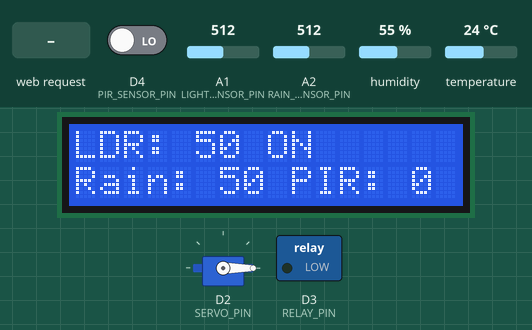
This sketch was run on a simulated Arduino Uno R4 WiFi. On the bench: servo, 16×2 character LCD, switched loads named in the sketch (green lamp = pin HIGH). The inputs (shaded band) are chosen by the test bench; at power-on: A1 (LIGHT_SENSOR_PIN) = 512, D4 (PIR_SENSOR_PIN) LOW, A2 (RAIN_SENSOR_PIN) = 512, humidity 55 %, temperature 24 °C. WiFi joins after 1.5 s; servers stay silent unless stated; web services answer with replies made up by the test bench; what the sketch prints to the serial monitor is not drawn.

Above: at 2.7 s.
2.8 s: A1 (LIGHT_SENSOR_PIN) set to 527
At 3.6 s:
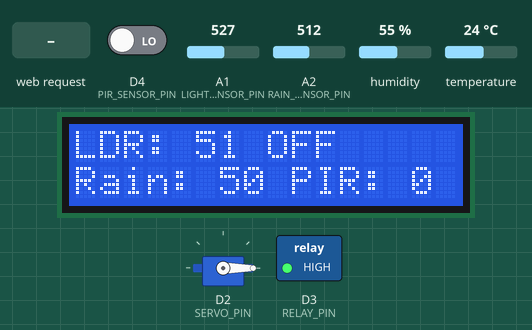
4.7 s: HTTP request GET /toggle_dim received
At 5.7 s:
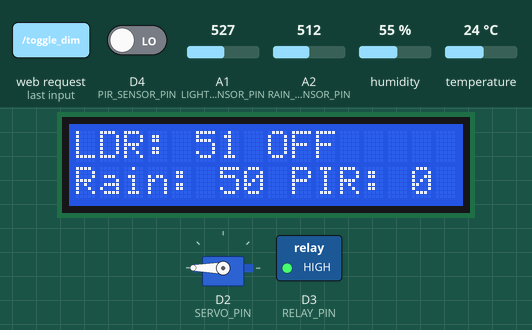
6.8 s: A1 (LIGHT_SENSOR_PIN) set to 502
At 8.0 s:
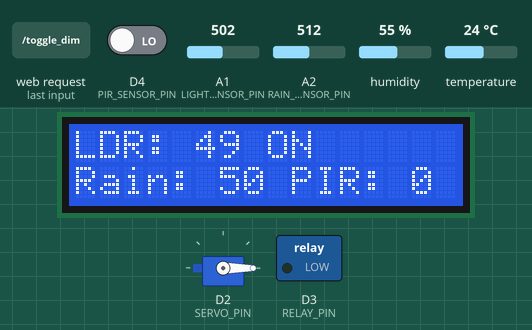
9.2 s: D4 (PIR_SENSOR_PIN) driven HIGH
At 10.2 s:
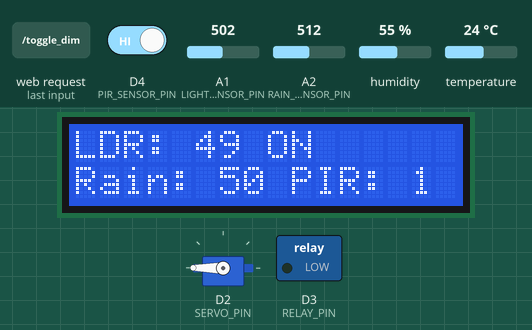
11.4 s: A2 (RAIN_SENSOR_PIN) set to 716
At 13.1 s:
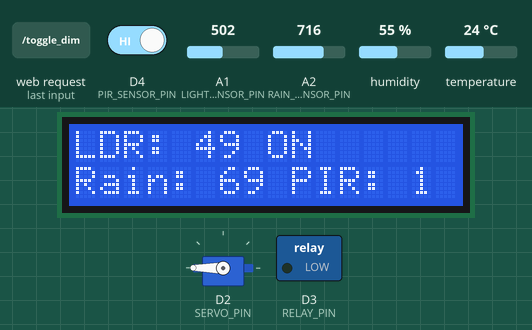
13.4 s: A1 (LIGHT_SENSOR_PIN) set to 522
At 14.0 s:
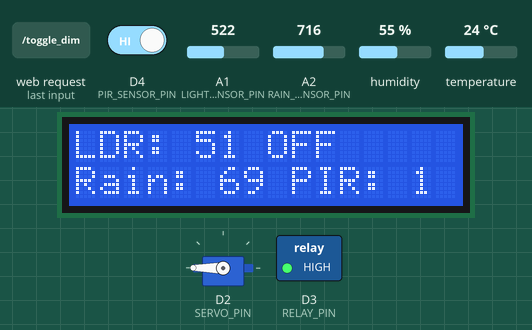
Timing chart, 0 to 16.1 s (numbered marks = the images above; inputs shaded):
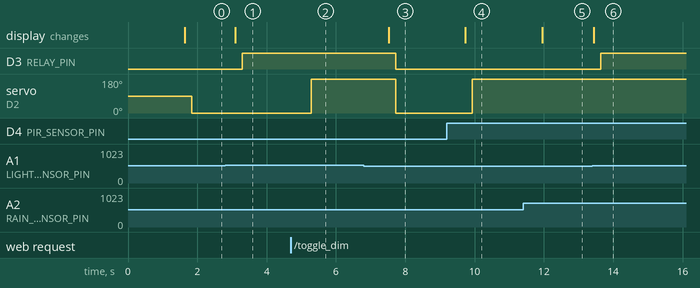

The sketch:

main.ino
```cpp
// Arduino R4 WiFi code final
// created for SSSC Arduino
#include <Wire.h>
#include <LiquidCrystal_I2C.h>
#include "DHT.h"
#include <WiFiS3.h>
#include <ArduinoHttpClient.h>
#include <Servo.h>

#define DHT11PIN 6
#define DHTTYPE DHT11
#define LIGHT_SENSOR_PIN A1
#define SERVO_PIN 2
#define PIR_SENSOR_PIN 4
#define RELAY_PIN 3
#define RAIN_SENSOR_PIN A2

const char* ssid = "Project";
const char* password = "12345678";
const char* thingspeakServer = "api.thingspeak.com";
const String apiKey = "OEL5UOKAN250I5UT";

DHT dht(DHT11PIN, DHTTYPE);
Servo myServo;
LiquidCrystal_I2C lcd(0x27, 16, 2);

WiFiClient wifiClient;
HttpClient httpClient(wifiClient, thingspeakServer, 80);

WiFiServer server(80);

int buttonPin = 2;
int buttonState = 0;
int displayMode = 1;

bool automatedMode = true; // Automated mode by default
bool lightStatus = false; // Light off by default
int servoPosition = 0; // Servo at 0 degrees by default

void setup() {
  Serial.begin(115200);
  pinMode(buttonPin, INPUT_PULLUP);
  pinMode(PIR_SENSOR_PIN, INPUT);
  pinMode(RELAY_PIN, OUTPUT);
  myServo.attach(SERVO_PIN);
  digitalWrite(RELAY_PIN, LOW); // Ensure relay is initially off

  Serial.println("Initializing...");

  WiFi.begin(ssid, password);

  while (WiFi.status() != WL_CONNECTED) {
    delay(1000);
    Serial.println("Connecting to WiFi...");
  }

  dht.begin();
  lcd.init();
  lcd.backlight();
  lcd.clear();
  lcd.setCursor(0, 0);
  lcd.print("Initializing...");

  server.begin();
}

void loop() {
  WiFiClient client = server.available();
  if (client) {
    String request = client.readStringUntil('\r');
    client.flush();

    if (request.indexOf("/toggle_automated") != -1) {
      automatedMode = !automatedMode;
      client.print("HTTP/1.1 200 OK\r\nContent-Type: text/plain\r\n\r\n");
      client.print(automatedMode ? "Manual Mode" : "Automated Mode");
    } else if (request.indexOf("/toggle_light") != -1) {
      lightStatus = !lightStatus;
      digitalWrite(RELAY_PIN, lightStatus ? HIGH : LOW);
      client.print("HTTP/1.1 200 OK\r\nContent-Type: text/plain\r\n\r\n");
      client.print(lightStatus ? "Light OFF" : "Light ON");
    } else if (request.indexOf("/toggle_dim") != -1) {
      servoPosition = (servoPosition == 0) ? 180 : 0;
      myServo.write(servoPosition);
      client.print("HTTP/1.1 200 OK\r\nContent-Type: text/plain\r\n\r\n");
      client.print(servoPosition == 0 ? "Bright" : "Dim");
    } else if (request.indexOf("/get_data") != -1) {
      String jsonData = getData();
      client.print("HTTP/1.1 200 OK\r\nContent-Type: application/json\r\n\r\n");
      client.print(jsonData);
    }

    client.stop();
  }

  buttonState = digitalRead(buttonPin);

  if (buttonState == LOW) {
    changeDisplayMode();
    delay(500);
  }

  if (WiFi.status() == WL_CONNECTED) {
    if (automatedMode) {
      // Read Weather Data
      float temperatureDHT = dht.readTemperature();
      float humidity = dht.readHumidity();
      int rainSensorValue = analogRead(RAIN_SENSOR_PIN);
      int analogValue = analogRead(LIGHT_SENSOR_PIN);
      // Read PIR Data
      int pirValue = digitalRead(PIR_SENSOR_PIN);

      // Display Weather Data on Serial Monitor
      Serial.println("Weather Data:");
      Serial.print("Temperature (DHT11): ");
      Serial.print(temperatureDHT);
      Serial.println(" *C");
      Serial.print("Humidity: ");
      Serial.print(humidity);
      Serial.println("%");
      Serial.print("Rain Sensor: ");
      Serial.println(rainSensorValue);
      Serial.print("Analog Value (LDR): ");
      Serial.println(analogValue);
      Serial.print("PIR Value = ");
      Serial.print(pirValue);

      // Display Data on LCD
      lcd.clear();

      // Display LDR value
      lcd.setCursor(0, 0);
      lcd.print("LDR: ");
      lcd.print((int)(analogValue / 10.23));
      lcd.print(" ");
      if (analogValue > 512) {
          lcd.print("OFF");
      } else {
          lcd.print("ON");
      }

      // Display Rain and PIR values
      lcd.setCursor(0, 1);
      lcd.print("Rain: ");
      lcd.print((int)(rainSensorValue / 10.23));
      lcd.print(" PIR: ");
      lcd.print(pirValue);


      // Send Weather Data to ThingSpeak
      sendDataToThingSpeak(temperatureDHT, humidity, rainSensorValue, analogValue);

      if (analogValue > 512) {
        Serial.println(" => Bright");
        digitalWrite(RELAY_PIN, HIGH); // Turn relay off
      } else {
        Serial.println(" => Dark");
        digitalWrite(RELAY_PIN, LOW); // Turn relay on

        if (pirValue == HIGH) {
          myServo.write(180); // Move servo to 180 degrees
        } else {
          myServo.write(0); // Move servo to 0 degrees
        }
      }

      delay(500); // Delay between data readings
    }
  }
}

void sendDataToThingSpeak(float temperatureDHT, float humidity, int rainSensorValue, int analogValue) {
  if (WiFi.status() == WL_CONNECTED) {
    String url = "/update?api_key=" + apiKey;
    url += "&field1=" + String(temperatureDHT);
    url += "&field2=" + String(humidity);
    url += "&field3=" + String(rainSensorValue);
    url += "&field4=" + String(analogValue);

    Serial.println("Sending data to ThingSpeak...");
    Serial.println(url);

    httpClient.get(url.c_str());

    int statusCode = httpClient.responseStatusCode();
    String response = httpClient.responseBody();

    Serial.print("Status code: ");
    Serial.println(statusCode);
    Serial.print("Response: ");
    Serial.println(response);

    if (statusCode == 200) {
      Serial.println("Data sent to ThingSpeak successfully!");
    } else {
      Serial.println("Failed to send data to ThingSpeak.");
    }
  } else {
    Serial.println("WiFi Disconnected! Unable to send data to ThingSpeak.");
  }
}

void changeDisplayMode() {
  displayMode++;

  if (displayMode > 5) {
    displayMode = 1;
  }
}

String getData() {
  float temperatureDHT = dht.readTemperature();
  float humidity = dht.readHumidity();
  int rainSensorValue = analogRead(RAIN_SENSOR_PIN);
  int analogValue = analogRead(LIGHT_SENSOR_PIN);
  int pirValue = digitalRead(PIR_SENSOR_PIN);

  String jsonData = "{";
  jsonData += "\"temperatureDHT\":" + String(temperatureDHT) + ",";
  jsonData += "\"humidity\":" + String(humidity) + ",";
  jsonData += "\"rainSensor\":" + String(rainSensorValue) + ",";
  jsonData += "\"lightSensor\":" + String(analogValue) + ",";
  jsonData += "\"pirSensor\":" + String(pirValue) + ",";
  jsonData += "\"relayStatus\":" + String(digitalRead(RELAY_PIN)) + ",";
  jsonData += "\"servoPosition\":" + String(servoPosition) + ",";
  jsonData += "\"lightStatus\":" + String(lightStatus);
  jsonData += "}";

  return jsonData;
}
```

Measured:
- the behaviour switches between 512 and 513 on A1 (LIGHT_SENSOR_PIN) (found by bisection; images 0 and 1)
- after the input at 2.8 s, D3 (RELAY_PIN): LOW → HIGH after 0.50 s; the display: changes after 0.30 s (image 1)
- after the input at 4.7 s, servo on D2 (SERVO_PIN): 0° → 180° after 0.58 s
- after the input at 6.8 s, D3 (RELAY_PIN): HIGH → LOW after 0.93 s; servo on D2 (SERVO_PIN): 180° → 0° after 0.93 s; the display: changes after 0.73 s (image 3)
- after the input at 9.2 s, servo on D2 (SERVO_PIN): 0° → 180° after 0.74 s; the display: changes after 0.54 s (image 4)
- after the input at 11.4 s, the display: changes after 0.55 s (image 5)
- after the input at 13.4 s, D3 (RELAY_PIN): LOW → HIGH after 0.23 s; the display: changes at once (image 6)
